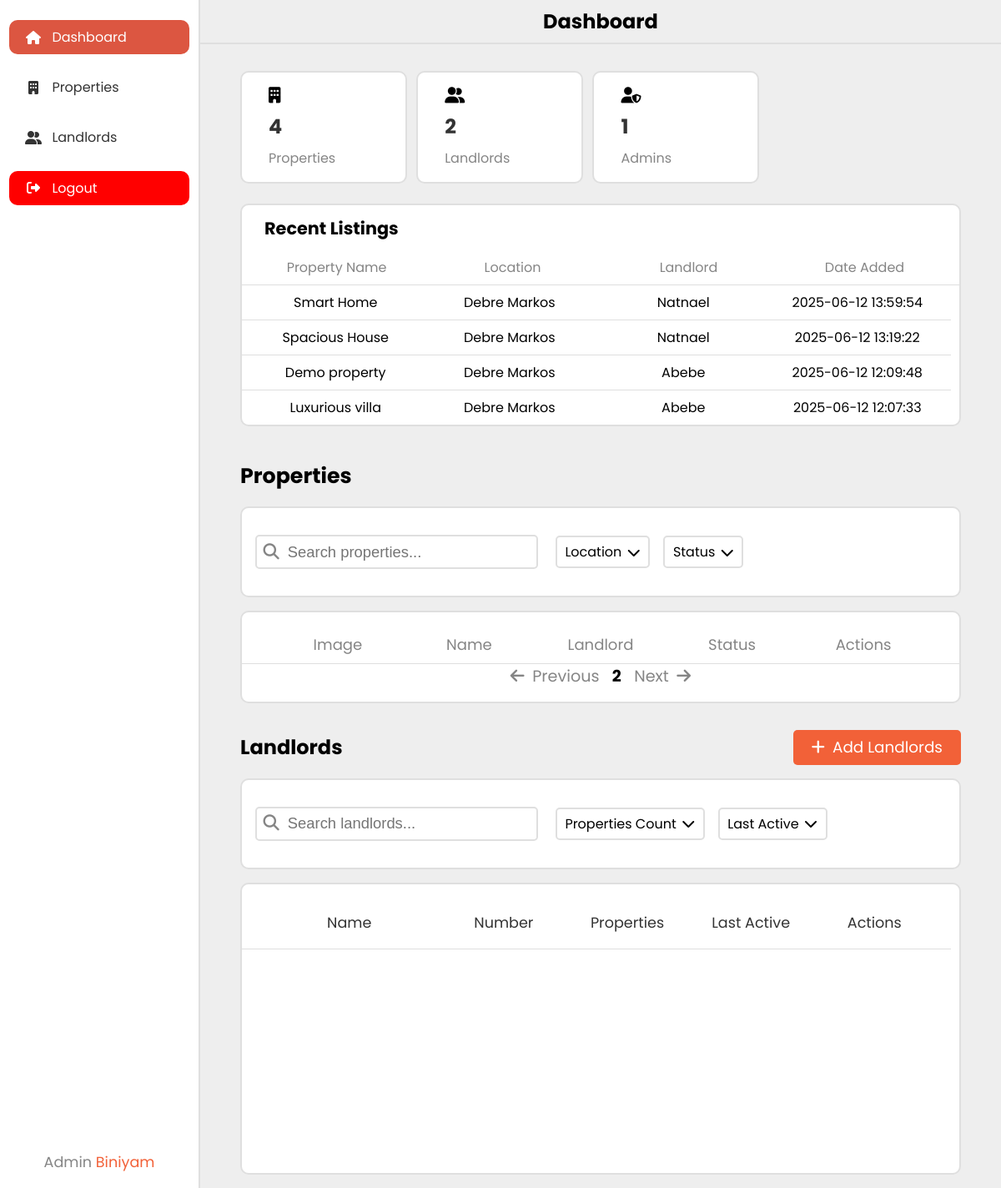
/admin/dashboard.php (signed in), run on the app's committed database.
### tables this page shows
CREATE TABLE `properties` (
  `id` int(11) NOT NULL,
  `landlord_id` int(11) NOT NULL,
  `title` varchar(100) NOT NULL,
  `description` varchar(255) NOT NULL,
  `price` decimal(12,2) NOT NULL,
  `bedrooms` varchar(10) NOT NULL,
  `latitude` decimal(10,7) NOT NULL,
  `longitude` decimal(10,7) NOT NULL,
  `property_image` varchar(255) NOT NULL,
  `status` enum('available','rented') DEFAULT 'available',
  `created_at` timestamp NOT NULL DEFAULT current_timestamp()
);

CREATE TABLE `users` (
  `id` int(11) NOT NULL,
  `role` varchar(10) DEFAULT NULL,
  `first_name` varchar(30) NOT NULL,
  `last_name` varchar(30) NOT NULL,
  `username` varchar(30) NOT NULL,
  `pwd` varchar(255) NOT NULL,
  `phone_number` varchar(15) DEFAULT NULL,
  `profile_pic` varchar(255) DEFAULT 'uploads/profile_pic/default_pic.png',
  `last_active` datetime DEFAULT NULL,
  `joined_at` datetime DEFAULT current_timestamp()
);

### admin/dashboard.php (the view, shortened to what this page needs)
<?php
if (!isset($_SESSION['name']) || $_SESSION['role'] !== 'admin') {
    header('Location: ../login.php');
}
else {
    require_once '../includes/db.php';
    $sql = 'SELECT COUNT(*) AS admin_count FROM users WHERE role = "admin"';
    $sql2 = 'SELECT COUNT(*) AS landlord_count FROM users WHERE role = "landlord"';
    $sql3 = 'SELECT COUNT(*) AS property_count FROM properties';
    $admin_count = $conn->query($sql)->fetch_assoc()['admin_count'];
    $landlord_count = $conn->query($sql2)->fetch_assoc()['landlord_count'];
    $property_count = $conn->query($sql3)->fetch_assoc()['property_count'];
}
?>
<!DOCTYPE html>
<html lang="en">
<head>
    <link rel="stylesheet" href="../assets/css/style.css<?php echo "?v=" . time()?>">
    <link rel="stylesheet" href="https://cdnjs.cloudflare.com/ajax/libs/font-awesome/6.7.2/css/all.min.css" />
</head>
<body>
    <div class="wrapper-dashboard">
        <div class="dashboard_sidebar">
            <ul class="nav-links">
                <li class="nav-link active"><a href="#home">
                    <i class="fas fa-home nav-icon"></i>
                    <div class="nav-name">Dashboard</div>
                </a></li>
                <li class="nav-link"><a href="#properties">
                    <i class="fas fa-building nav-icon"></i>
                    <div class="nav-name">Properties</div>
                </a></li>
                <li class="nav-link"><a href="#landlords">
                    <i class="fas fa-user-group nav-icon"></i>
                    <div class="nav-name">Landlords</div>
                </a></li>
                <li class="nav-link logout-btn"><a href="../includes/logout.php">
                    <i class="fas fa-sign-out-alt nav-icon"></i>
                    <div class="nav-name">Logout</div>
                </a></li>
            </ul>
            <div class="admin-info">Admin <span><?php echo $_SESSION['name'] ?></span></div>
        </div>
        <div class="dashboard_content">
            <section id="home">
                <div class="dashboard_header">
                    <h2>Dashboard</h2>
                </div>
                <div class="section_body">
                    <div class="dashboard_statistics">
                        <div class="dashboard_card stats_card property_stats">
                            <i class="fas fa-building stats-icon"></i>
                            <h2 class="stats_number"><?php echo $property_count?></h2>
                            <p class="stats_title">Properties</p>
                        </div>
                        <div class="dashboard_card stats_card landlords_stats">
                            <i class="fas fa-user-group stats-icon"></i>
                            <h2 class="stats_number"><?php echo $landlord_count?></h2>
                            <p class="stats_title">Landlords</p>
                        </div>
                        <div class="dashboard_card stats_card admins_stats">
                            <i class="fas fa-user-shield stats-icon"></i>
                            <h2 class="stats_number"><?php  echo $admin_count ?></h2>
                            <p class="stats_title">Admins</p>
                        </div>
                    </div>
                    <div class="dashboard_card dashboard_recent-listings">
                        <h3>Recent Listings</h3>
                        <div class="row thead">
                            <p>Property Name</p>
                            <p>Location</p>
                            <p>Landlord</p>
                            <p>Date Added</p>
                        </div>
                        <div class="tbody">
                            <?php
                            $sql_recent = 'SELECT * FROM properties ORDER BY id DESC LIMIT 5';
                            $result_recent = $conn->query($sql_recent);
                            if ($result_recent->num_rows > 0) {
                                while ($row = $result_recent->fetch_assoc()) {
                                    $sql_landlord = "SELECT first_name FROM users WHERE id = " . $row['landlord_id'];
                                    $name_result =  $conn->query($sql_landlord);
                                    $landlord_name = $name_result->fetch_assoc()['first_name'];
                                    echo '<div class="row row_body">';
                                    echo '<p class="property-name">' . htmlspecialchars(ucfirst($row['title'])) . '</p>';
                                    echo '<p class="property-location">Debre Markos</p>';
                                    echo '<p class="property-landlord">' . htmlspecialchars($landlord_name) . '</p>';
                                    echo '<p class="property-date">' . htmlspecialchars($row['created_at']) . '</p>';
                                    echo '</div>';
                                }
                            } else {
                                echo '<div class="row row_body"><p>No recent listings found.</p></div>';
                            }
                            ?>
                        </div>
                    </div>
                </div>
            </section>
            <section id="properties">
                <div class="section_body">
                    <h2 class="section_title">Properties</h2>
                        <div class="search_table properties_search dashboard_card">
                            <div class="search-bar">
                                <input type="search" name="search_ppties" id="searchPpties" placeholder="Search properties...">
                                <i class="fas fa-search search-icon"></i>
                            </div>
                            <div class="filter_table filter-ppties">
                                <div class="select">
                                    <div class="selected">
                                        <div class="selected_text">Location</div>
                                        <i class="fas fa-chevron-down"></i>
                                    </div>
                                </div>
                                <div class="select">
                                    <div class="selected">
                                        <div class="selected_text">Status</div>
                                        <i class="fas fa-chevron-down"></i>
                                    </div>
                                </div>
                            </div>
                        </div>
                         <div class="table_filterable properties_table">
                            <div class="thead">
                                <div class="row">
                                    <p>Image</p>
                                    <p>Name</p>
                                    <p>Landlord</p>
                                    <p>Status</p>
                                    <p>Actions</p>
                                </div>
                            </div>
                            <div class="page-controls">
                                <div class="control previous">
                                    <i class="fas fa-arrow-left prev-btn"></i>
                                    <p>Previous</p>
                                </div>
                                <p class="current-page">2</p>
                                <div class="control next">
                                    <p>Next</p>
                                    <i class="fas fa-arrow-right nxt-btn"></i>
                                </div>
                            </div>
                         </div>
                </div>
            </section>
            <section id="landlords">
                <div class="section_body">
                    <div class="section_header">
                        <h1 class="section_title">Landlords</h1>
                        <div class="add-landlords-btn open-modal" data-modal="modal-landlords">
                            <i class="fas fa-plus"></i>
                            <div>Add Landlords</div>
                        </div>
                    </div>
                    <div class="search_table landlords_search dashboard_card">
                        <div class="search-bar">
                            <input type="search" name="search_landlords" id="searchLandlords" placeholder="Search landlords...">
                            <i class="fas fa-search search-icon"></i>
                        </div>
                        <div class="filter_table filter-ppties">
                            <div class="select">
                                <div class="selected">
                                    <div class="selected_text">Properties Count</div>
                                    <i class="fas fa-chevron-down"></i>
                                </div>
                            </div>
                            <div class="select">
                                <div class="selected">
                                    <div class="selected_text">Last Active</div>
                                    <i class="fas fa-chevron-down"></i>
                                </div>
                            </div>
                        </div>
                    </div>
                     <div class="landlords_table dashboard_card">
                        <div class="thead">
                            <div class="row">
                                <p>Name</p>
                                <p>Number</p>
                                <p>Properties</p>
                                <p>Last Active</p>
                                <p>Actions</p>
                            </div>
                        </div>
                     </div>
                </div>
            </section>
        </div>
    </div>
</body>
</html>

### assets/css/style.css (style rules this page uses)
:root { --primary: #DC5641; --medium-primary: #F26138; --light-primary: #FFFAF5; --gray: #858585; --light-gray: #dfdfdf; --dark-gray: #333; --lighter-gray: #eeeeee; }
* { margin: 0; padding: 0; box-sizing: border-box; }
body { font-family: Poppins; overflow-x: hidden; }
html { scroll-behavior: smooth; }
input { outline: none; border: none; background-color: transparent; font-size: 1.1rem; transition: .3s; }
.dashboard_sidebar li { cursor: pointer; padding: .5em .8em; transition: .3s; border-radius: 10px; }
.dashboard_card { background-color: #fff; border: 2px solid var(--light-gray); border-radius: 10px; }
.dashboard_header { padding: .5em 0; border-bottom: 2px solid var(--light-gray); text-align: center; margin-bottom: 2em; }
.section_body { width: 90%; margin: 0 auto; }
.stats-icon { margin-bottom: .5em; font-size: 1.2rem; }
.stats_number { color: var(--dark-gray); }
.stats_title { color: var(--gray); margin-top: .5em; }
.dashboard_recent-listings { margin: 1.5em 0; max-height: 400px; display: flex; flex-direction: column; }
.dashboard_recent-listings h3 { font-size: 1.3rem; margin-bottom: .5em; padding: .6em 0 0 1.3em; }
.dashboard_recent-listings .thead { border-bottom: 1px solid var(--light-gray); }
.dashboard_recent-listings .thead p { color: var(--gray); }
.dashboard_recent-listings .row p { font-size: 1rem; }
.dashboard_recent-listings .tbody { overflow: auto; scrollbar-gutter: stable; scrollbar-width: thin; scrollbar-color: var(--light-gray) transparent; }
.dashboard_recent-listings .tbody .row_body { border-bottom: 1px solid var(--light-gray); }
.dashboard_recent-listings .tbody .row_body:last-of-type { border: none; }
#properties { padding: 1em 0; }
#properties .section_title { margin-bottom: .7em; font-size: clamp(1.4rem, 3vw, 1.58rem); }
.search_table .search-bar { position: relative; }
.search_table .search-icon { pointer-events: none; position: absolute; color: var(--gray); left: .5em; top: 50%; transform: translateY(-50%); font-size: 1.2rem; }
.filter_table { display: flex; gap: .5em; }
.select { border: 2px solid var(--light-gray); border-radius: 5px; position: relative; font-size: 1rem; cursor: pointer; }
.filter_table .select { margin-left: .5em; }
.selected { padding: .3em .6em; position: relative; display: flex; align-items: center; justify-content: center; text-align: center; gap: .4em; }
.properties_table .page-controls { display: flex; justify-content: center; gap: .8em; font-size: 1.2rem; }
.properties_table .current-page { font-weight: bold; }
#landlords { padding-bottom: 1em; }
.section_header { display: flex; justify-content: space-between; align-items: center; margin-bottom: .7em; }
.landlords_search { margin: 1em 0; }
.landlords_table { padding: 1em 0; min-height: 350px; overflow-x: auto; scrollbar-gutter: stable; scrollbar-width: thin; scrollbar-color: var(--light-gray) transparent; }
.landlords_table .row { display: grid; grid-template-columns: 1.5fr repeat(4, 1fr); padding: 1em; place-items: center; min-width: 670px; }
.landlords_table .thead .row { color: var(--dark-gray); font-size: 1.1rem; border-bottom: 1px solid var(--light-gray); }

### data on the page
properties: title "Smart Home", landlord.first_name "Natnael", created_at "2025-06-12 13:59:54"
properties: title "Spacious House", landlord.first_name "Natnael", created_at "2025-06-12 13:19:22"
properties: title "Demo property", landlord.first_name "Abebe", created_at "2025-06-12 12:09:48"
properties: title "Luxurious villa", landlord.first_name "Abebe", created_at "2025-06-12 12:07:33"

### other printed values
$_SESSION['name'] "Biniyam"
$property_count "4"
$landlord_count "2"
$admin_count "1"
